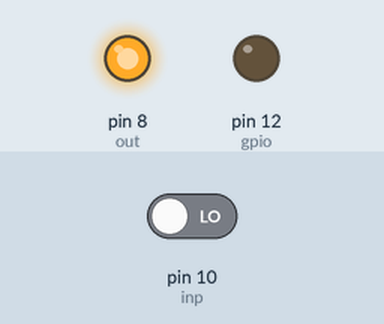
This program was run on a simulated Raspberry Pi (header pin numbers). Parts: output pins drawn as LEDs (lit = HIGH). The test bench sets the inputs (shaded band); at power-on: pin 10 (inp) LOW. What the program prints to the terminal is not drawn.

Above: at 0.1 s.
Timing chart, 0 to 1.6 s (numbered marks = the images above):
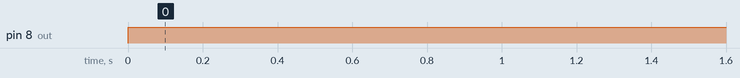

Measured:
- by itself, pin 8 (out): LOW → HIGH at 0.00 s

The program:

buttonrevision.py
```python
# Code to Make Button Work on Raspberry Pi
ground=6
out=8
inp=10
gpio=12
import RPi.GPIO as GPIO
import time
GPIO.setmode(GPIO.BOARD)
GPIO.setup(out, GPIO.OUT)
GPIO.setup(inp, GPIO.IN, pull_up_down = GPIO.PUD_DOWN)
GPIO.setup(gpio, GPIO.OUT)

count=0

state=0

GPIO.output(out, GPIO.LOW)
while True:
    GPIO.output(out, GPIO.HIGH)
    # print(GPIO.input(inp))
    while GPIO.input(inp)==1:
        pass
    count=count+1
    print(count)

    while GPIO.input(inp)==0:
        pass
```
